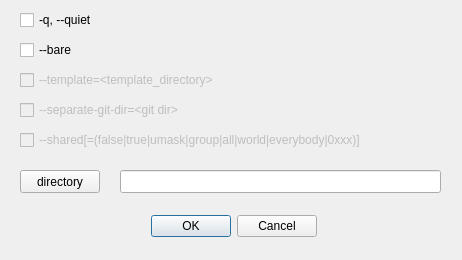
<?xml version="1.0" encoding="UTF-8"?>
<ui version="4.0">
 <class>GitInitDialog</class>
 <widget class="QDialog" name="GitInitDialog">
  <property name="geometry">
   <rect>
    <x>0</x>
    <y>0</y>
    <width>462</width>
    <height>260</height>
   </rect>
  </property>
  <property name="windowTitle">
   <string>Dialog</string>
  </property>
  <widget class="QDialogButtonBox" name="buttonBox">
   <property name="geometry">
    <rect>
     <x>145</x>
     <y>210</y>
     <width>172</width>
     <height>32</height>
    </rect>
   </property>
   <property name="orientation">
    <enum>Qt::Horizontal</enum>
   </property>
   <property name="standardButtons">
    <set>QDialogButtonBox::Cancel|QDialogButtonBox::Ok</set>
   </property>
  </widget>
  <widget class="QLineEdit" name="lineEdit_directory">
   <property name="geometry">
    <rect>
     <x>120</x>
     <y>170</y>
     <width>321</width>
     <height>23</height>
    </rect>
   </property>
  </widget>
  <widget class="QCheckBox" name="checkBox_quiet">
   <property name="geometry">
    <rect>
     <x>20</x>
     <y>10</y>
     <width>411</width>
     <height>20</height>
    </rect>
   </property>
   <property name="focusPolicy">
    <enum>Qt::StrongFocus</enum>
   </property>
   <property name="text">
    <string>-q, --quiet</string>
   </property>
  </widget>
  <widget class="QCheckBox" name="checkBox_bare">
   <property name="geometry">
    <rect>
     <x>20</x>
     <y>40</y>
     <width>411</width>
     <height>20</height>
    </rect>
   </property>
   <property name="text">
    <string>--bare</string>
   </property>
  </widget>
  <widget class="QCheckBox" name="checkBox_template">
   <property name="enabled">
    <bool>false</bool>
   </property>
   <property name="geometry">
    <rect>
     <x>20</x>
     <y>70</y>
     <width>411</width>
     <height>20</height>
    </rect>
   </property>
   <property name="text">
    <string>--template=&lt;template_directory&gt;</string>
   </property>
  </widget>
  <widget class="QCheckBox" name="checkBox_separate_git_dir">
   <property name="enabled">
    <bool>false</bool>
   </property>
   <property name="geometry">
    <rect>
     <x>20</x>
     <y>100</y>
     <width>411</width>
     <height>20</height>
    </rect>
   </property>
   <property name="text">
    <string>--separate-git-dir=&lt;git dir&gt;</string>
   </property>
  </widget>
  <widget class="QCheckBox" name="checkBox_shared_permissions">
   <property name="enabled">
    <bool>false</bool>
   </property>
   <property name="geometry">
    <rect>
     <x>20</x>
     <y>130</y>
     <width>411</width>
     <height>20</height>
    </rect>
   </property>
   <property name="text">
    <string>--shared[=(false|true|umask|group|all|world|everybody|0xxx)]</string>
   </property>
  </widget>
  <widget class="QPushButton" name="btn_directory">
   <property name="geometry">
    <rect>
     <x>20</x>
     <y>170</y>
     <width>80</width>
     <height>23</height>
    </rect>
   </property>
   <property name="text">
    <string>directory</string>
   </property>
  </widget>
 </widget>
 <tabstops>
  <tabstop>checkBox_quiet</tabstop>
  <tabstop>checkBox_bare</tabstop>
  <tabstop>checkBox_template</tabstop>
  <tabstop>checkBox_separate_git_dir</tabstop>
  <tabstop>checkBox_shared_permissions</tabstop>
  <tabstop>btn_directory</tabstop>
  <tabstop>lineEdit_directory</tabstop>
 </tabstops>
 <resources/>
 <connections>
  <connection>
   <sender>buttonBox</sender>
   <signal>accepted()</signal>
   <receiver>GitInitDialog</receiver>
   <slot>accept()</slot>
   <hints>
    <hint type="sourcelabel">
     <x>248</x>
     <y>254</y>
    </hint>
    <hint type="destinationlabel">
     <x>157</x>
     <y>274</y>
    </hint>
   </hints>
  </connection>
  <connection>
   <sender>buttonBox</sender>
   <signal>rejected()</signal>
   <receiver>GitInitDialog</receiver>
   <slot>reject()</slot>
   <hints>
    <hint type="sourcelabel">
     <x>316</x>
     <y>260</y>
    </hint>
    <hint type="destinationlabel">
     <x>286</x>
     <y>274</y>
    </hint>
   </hints>
  </connection>
 </connections>
</ui>
